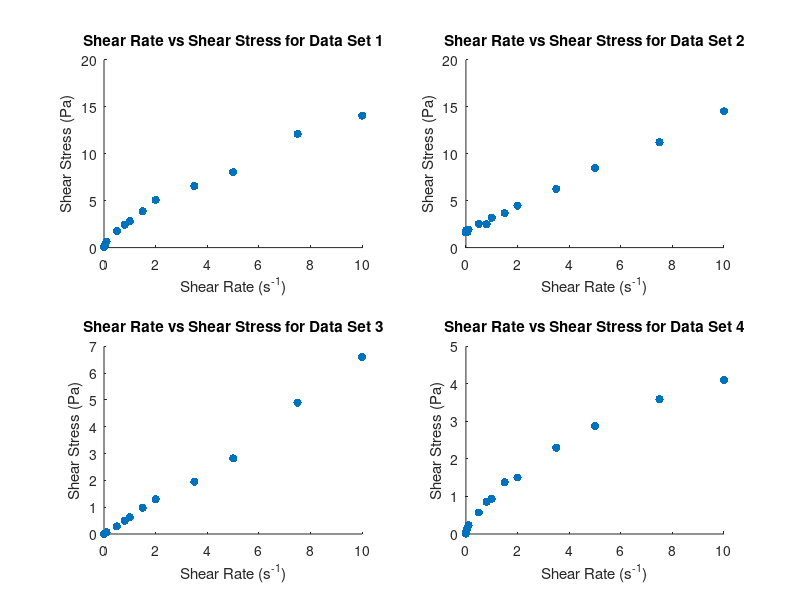
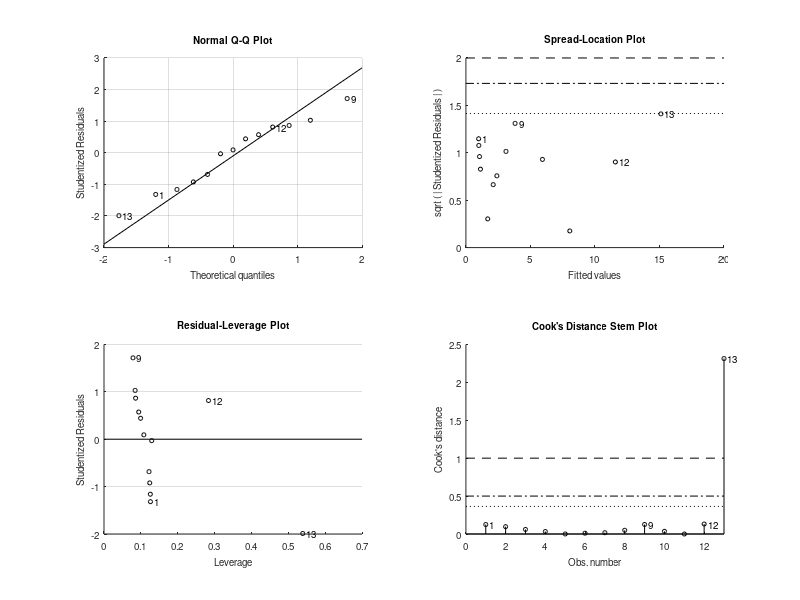
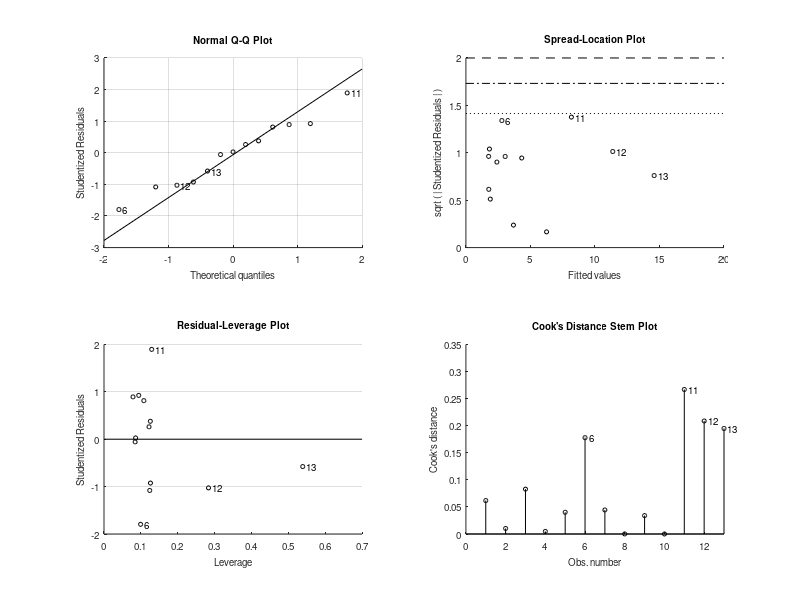
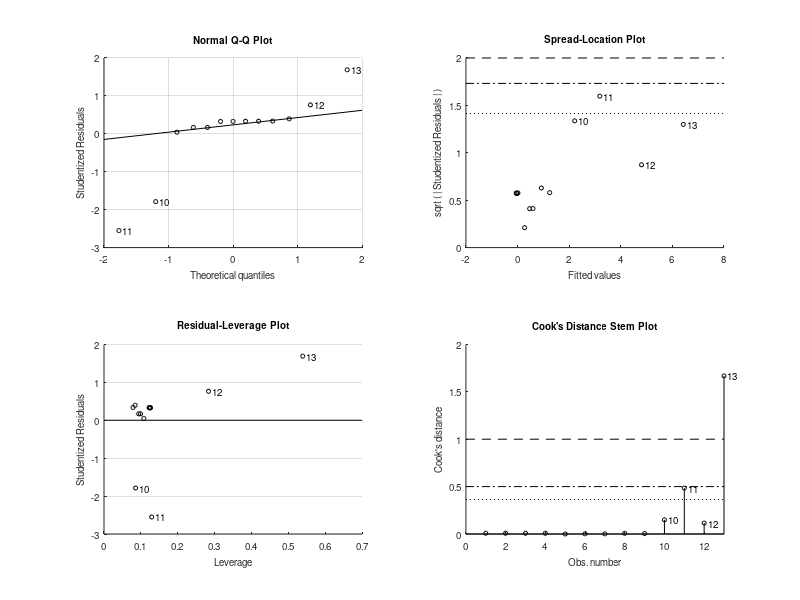

These figures' MATLAB source, in order: (Note: this script raises an error after producing the figures.)
%% Step 1: Clear workspace and import data
clear
clc

% Importing data
data1 = load('data1.txt');
data2 = load('data2.txt');
data3 = load('data3.txt');
data4 = load('data4.txt');

%% Step 2: Extract shear rates and shear stresses
shear_rate1 = data1(:,1);
shear_stress1 = data1(:,2);
shear_rate2 = data2(:,1);
shear_stress2 = data2(:,2);
shear_rate3 = data3(:,1);
shear_stress3 = data3(:,2);
shear_rate4 = data4(:,1);
shear_stress4 = data4(:,2);

%% Step 3: Plot raw data
figure;
subplot(2,2,1);
scatter(shear_rate1, shear_stress1, 'filled');
title('Shear Rate vs Shear Stress for Data Set 1');
xlabel('Shear Rate (s^{-1})');
ylabel('Shear Stress (Pa)');

subplot(2,2,2);
scatter(shear_rate2, shear_stress2, 'filled');
title('Shear Rate vs Shear Stress for Data Set 2');
xlabel('Shear Rate (s^{-1})');
ylabel('Shear Stress (Pa)');

subplot(2,2,3);
scatter(shear_rate3, shear_stress3, 'filled');
title('Shear Rate vs Shear Stress for Data Set 3');
xlabel('Shear Rate (s^{-1})');
ylabel('Shear Stress (Pa)');

subplot(2,2,4);
scatter(shear_rate4, shear_stress4, 'filled');
title('Shear Rate vs Shear Stress for Data Set 4');
xlabel('Shear Rate (s^{-1})');
ylabel('Shear Stress (Pa)');

%% Step 4: Curve fitting for different fluid behaviors
% Newtonian fit
linear_fit1 = fitlm(shear_rate1, shear_stress1);
linear_fit2 = fitlm(shear_rate2, shear_stress2);
linear_fit3 = fitlm(shear_rate3, shear_stress3);
linear_fit4 = fitlm(shear_rate4, shear_stress4);

% Shear thinning (pseudoplastic) fit
[shear_thinning_fit1, gof1] = fit(shear_rate1, shear_stress1, 'power1');
[shear_thinning_fit2, gof2] = fit(shear_rate2, shear_stress2, 'power1');
[shear_thinning_fit3, gof3] = fit(shear_rate3, shear_stress3, 'power1');
[shear_thinning_fit4, gof4] = fit(shear_rate4, shear_stress4, 'power1');

% Shear thickening (dilatant) fit
[shear_thickening_fit1, gof5] = fit(shear_rate1, shear_stress1, 'power2');
[shear_thickening_fit2, gof6] = fit(shear_rate2, shear_stress2, 'power2');
[shear_thickening_fit3, gof7] = fit(shear_rate3, shear_stress3, 'power2');
[shear_thickening_fit4, gof8] = fit(shear_rate4, shear_stress4, 'power2');

% Bingham plastic fit
[bingham_fit1, gof9] = fit(shear_rate1, shear_stress1, 'poly1');
[bingham_fit2, gof10] = fit(shear_rate2, shear_stress2, 'poly1');
[bingham_fit3, gof11] = fit(shear_rate3, shear_stress3, 'poly1');
[bingham_fit4, gof12] = fit(shear_rate4, shear_stress4, 'poly1');

%% Step 5: Plot fitted models over the data
figure;
subplot(2,2,1);
scatter(shear_rate1, shear_stress1, 'filled');
hold on;
plot(shear_rate1, predict(linear_fit1, shear_rate1), 'r-', 'LineWidth', 2);
plot(shear_rate1, shear_thinning_fit1(shear_rate1), 'g-', 'LineWidth', 2);
plot(shear_rate1, shear_thickening_fit1(shear_rate1), 'b-', 'LineWidth', 2);
plot(shear_rate1, bingham_fit1(shear_rate1), 'k-', 'LineWidth', 2);
title('Shear Rate vs Shear Stress for Data Set 1');
xlabel('Shear Rate (s^{-1})');
ylabel('Shear Stress (Pa)');
legend('Data', 'Newtonian', 'Shear Thinning', 'Shear Thickening', 'Bingham');

subplot(2,2,2);
scatter(shear_rate2, shear_stress2, 'filled');
hold on;
plot(shear_rate2, predict(linear_fit2, shear_rate2), 'r-', 'LineWidth', 2);
plot(shear_rate2, shear_thinning_fit2(shear_rate2), 'g-', 'LineWidth', 2);
plot(shear_rate2, shear_thickening_fit2(shear_rate2), 'b-', 'LineWidth', 2);
plot(shear_rate2, bingham_fit2(shear_rate2), 'k-', 'LineWidth', 2);
title('Shear Rate vs Shear Stress for Data Set 2');
xlabel('Shear Rate (s^{-1})');
ylabel('Shear Stress (Pa)');
legend('Data', 'Newtonian', 'Shear Thinning', 'Shear Thickening', 'Bingham');

subplot(2,2,3);
scatter(shear_rate3, shear_stress3, 'filled');
hold on;
plot(shear_rate3, predict(linear_fit3, shear_rate3), 'r-', 'LineWidth', 2);
plot(shear_rate3, shear_thinning_fit3(shear_rate3), 'g-', 'LineWidth', 2);
plot(shear_rate3, shear_thickening_fit3(shear_rate3), 'b-', 'LineWidth', 2);
plot(shear_rate3, bingham_fit3(shear_rate3), 'k-', 'LineWidth', 2);
title('Shear Rate vs Shear Stress for Data Set 3');
xlabel('Shear Rate (s^{-1})');
ylabel('Shear Stress (Pa)');
legend('Data', 'Newtonian', 'Shear Thinning', 'Shear Thickening', 'Bingham');

subplot(2,2,4);
scatter(shear_rate4, shear_stress4, 'filled');
hold on;
plot(shear_rate4, predict(linear_fit4, shear_rate4), 'r-', 'LineWidth', 2);
plot(shear_rate4, shear_thinning_fit4(shear_rate4), 'g-', 'LineWidth', 2);
plot(shear_rate4, shear_thickening_fit4(shear_rate4), 'b-', 'LineWidth', 2);
plot(shear_rate4, bingham_fit4(shear_rate4), 'k-', 'LineWidth', 2);
title('Shear Rate vs Shear Stress for Data Set 4');
xlabel('Shear Rate (s^{-1})');
ylabel('Shear Stress (Pa)');
legend('Data', 'Newtonian', 'Shear Thinning', 'Shear Thickening', 'Bingham');

%% Step 6: Calculate and plot viscosity curves
viscosity1 = shear_stress1 ./ shear_rate1;
viscosity2 = shear_stress2 ./ shear_rate2;
viscosity3 = shear_stress3 ./ shear_rate3;
viscosity4 = shear_stress4 ./ shear_rate4;

figure;
subplot(2,2,1);
plot(shear_rate1, viscosity1, 'o-', 'LineWidth', 2);
title('Viscosity vs Shear Rate for Data Set 1');
xlabel('Shear Rate (s^{-1})');
ylabel('Viscosity (Pa·s)');

subplot(2,2,2);
plot(shear_rate2, viscosity2, 'o-', 'LineWidth', 2);
title('Viscosity vs Shear Rate for Data Set 2');
xlabel('Shear Rate (s^{-1})');
ylabel('Viscosity (Pa·s)');

subplot(2,2,3);
plot(shear_rate3, viscosity3, 'o-', 'LineWidth', 2);
title('Viscosity vs Shear Rate for Data Set 3');
xlabel('Shear Rate (s^{-1})');
ylabel('Viscosity (Pa·s)');

subplot(2,2,4);
plot(shear_rate4, viscosity4, 'o-', 'LineWidth', 2);
title('Viscosity vs Shear Rate for Data Set 4');
xlabel('Shear Rate (s^{-1})');
ylabel('Viscosity (Pa·s)');

%% Step 7: Interpolate shear stress at 1.5 s^-1
shear_stress_at_1_5_1 = interp1(shear_rate1, shear_stress1, 1.5);
shear_stress_at_1_5_2 = interp1(shear_rate2, shear_stress2, 1.5);
shear_stress_at_1_5_3 = interp1(shear_rate3, shear_stress3, 1.5);
shear_stress_at_1_5_4 = interp1(shear_rate4, shear_stress4, 1.5);

%% Step 8: Report results
fprintf('Shear stress at 1.5 s^-1 for Data Set 1: %.4f Pa\n', shear_stress_at_1_5_1);
fprintf('Shear stress at 1.5 s^-1 for Data Set 2: %.4f Pa\n', shear_stress_at_1_5_2);
fprintf('Shear stress at 1.5 s^-1 for Data Set 3: %.4f Pa\n', shear_stress_at_1_5_3);
fprintf('Shear stress at 1.5 s^-1 for Data Set 4: %.4f Pa\n', shear_stress_at_1_5_4);

fprintf('Data Set 1: Newtonian R^2 = %.4f, Shear Thinning R^2 = %.4f, Shear Thickening R^2 = %.4f, Bingham R^2 = %.4f\n', ...
    linear_fit1.Rsquared.Ordinary, gof1.rsquare, gof5.rsquare, gof9.rsquare);
fprintf('Data Set 2: Newtonian R^2 = %.4f, Shear Thinning R^2 = %.4f, Shear Thickening R^2 = %.4f, Bingham R^2 = %.4f\n', ...
    linear_fit2.Rsquared.Ordinary, gof2.rsquare, gof6.rsquare, gof10.rsquare);
fprintf('Data Set 3: Newtonian R^2 = %.4f, Shear Thinning R^2 = %.4f, Shear Thickening R^2 = %.4f, Bingham R^2 = %.4f\n', ...
    linear_fit3.Rsquared.Ordinary, gof3.rsquare, gof7.rsquare, gof11.rsquare);
fprintf('Data Set 4: Newtonian R^2 = %.4f, Shear Thinning R^2 = %.4f, Shear Thickening R^2 = %.4f, Bingham R^2 = %.4f\n', ...
    linear_fit4.Rsquared.Ordinary, gof4.rsquare, gof8.rsquare, gof12.rsquare);

%% Step 9: Determine fluid with highest shear stress at 1.5 s^-1
shear_stresses_at_1_5 = [shear_stress_at_1_5_1, shear_stress_at_1_5_2, shear_stress_at_1_5_3, shear_stress_at_1_5_4];
[max_stress, max_index] = max(shear_stresses_at_1_5);
fprintf('The fluid with the highest shear stress at 1.5 s^-1 is Data Set %d with %.4f Pa\n', max_index, max_stress);

%% Step 10: Analyze viscosity curves
fprintf('\nViscosity Curve Analysis:\n');
fprintf('Data Set 1: '); % Add your comment here based on the viscosity curve
fprintf('Data Set 2: '); % Add your comment here based on the viscosity curve
fprintf('Data Set 3: '); % Add your comment here based on the viscosity curve
fprintf('Data Set 4: '); % Add your comment here based on the viscosity curve